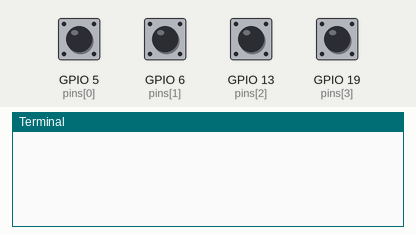
The program below on a simulated Raspberry Pi (BCM pin numbers). On the bench: the last lines printed to the terminal. The test bench sets the inputs (shaded band); at power-on: GPIO 5 (pins[0]), GPIO 6 (pins[1]), GPIO 13 (pins[2]), GPIO 19 (pins[3]) LOW.

Above: at 1.2 s.
1.3 s: GPIO 5 (pins[0]) pulled HIGH for 0.15 s
At 2.4 s:
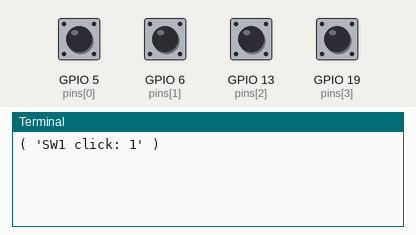
2.9 s: GPIO 6 (pins[1]) pulled HIGH for 0.15 s
At 3.6 s:
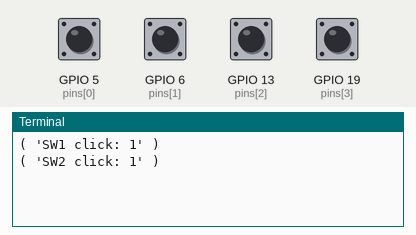
4.5 s: GPIO 13 (pins[2]) pulled HIGH for 0.15 s
At 4.9 s:
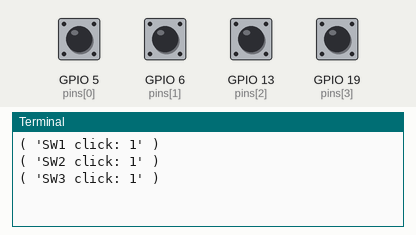
6.1 s: GPIO 19 (pins[3]) pulled HIGH for 0.15 s
At 7.3 s:
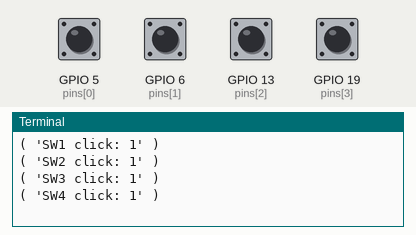
7.7 s: GPIO 5 (pins[0]) pulled HIGH for 1 s
At 8.5 s:
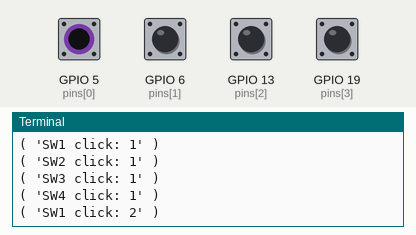
10.2 s: GPIO 6 (pins[1]) pulled HIGH for 1 s
At 11.7 s:
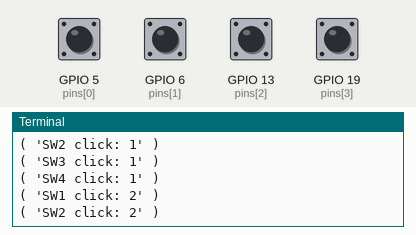
Timing chart, 0 to 13.2 s (numbered marks = the images above; inputs shaded):
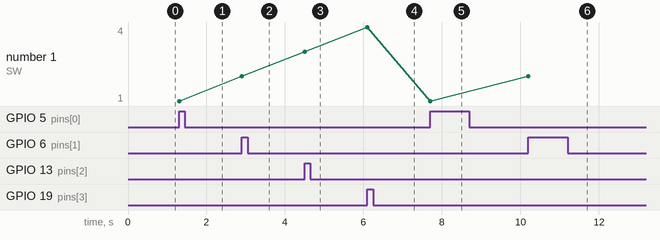

Measured:
- after the input at 1.3 s, the terminal: prints a new line at once (image 1)
- after the input at 2.9 s, the terminal: prints a new line at once (image 2)
- after the input at 4.5 s, the terminal: prints a new line at once (image 3)
- after the input at 6.1 s, the terminal: prints a new line at once (image 4)
- after the input at 7.7 s, the terminal: prints a new line at once (image 5)
- after the input at 10.2 s, the terminal: prints a new line at once (image 6)
- plotted number 1: 1 → 2 after the input at 2.9 s, 2 → 3 after the input at 4.5 s, 3 → 4 after the input at 6.1 s

The program:

GPIOAS1_4.py
```python
import RPi.GPIO as GPIO
import time

pins = [5, 6, 13, 19]

GPIO.setwarnings(False)
GPIO.setmode(GPIO.BCM)

GPIO.setup(pins[0], GPIO.IN, pull_up_down=GPIO.PUD_DOWN)
GPIO.setup(pins[1], GPIO.IN, pull_up_down=GPIO.PUD_DOWN)
GPIO.setup(pins[2], GPIO.IN, pull_up_down=GPIO.PUD_DOWN)
GPIO.setup(pins[3], GPIO.IN, pull_up_down=GPIO.PUD_DOWN)

counts = [0, 0, 0, 0]
prev_states = [0, 0, 0, 0]

try:
    while True:
        state1 = GPIO.input(pins[0])
        state2 = GPIO.input(pins[1])
        state3 = GPIO.input(pins[2])
        state4 = GPIO.input(pins[3])

        if state1 == 1 and prev_states[0] == 0:
            counts[0] += 1
            print(f"( 'SW1 click: {counts[0]}' )")

        if state2 == 1 and prev_states[1] == 0:
            counts[1] += 1
            print(f"( 'SW2 click: {counts[1]}' )")

        if state3 == 1 and prev_states[2] == 0:
            counts[2] += 1
            print(f"( 'SW3 click: {counts[2]}' )")

        if state4 == 1 and prev_states[3] == 0:
            counts[3] += 1
            print(f"( 'SW4 click: {counts[3]}' )")

        prev_states[0] = state1
        prev_states[1] = state2
        prev_states[2] = state3
        prev_states[3] = state4

        time.sleep(0.1)

except KeyboardInterrupt:
    pass
```
